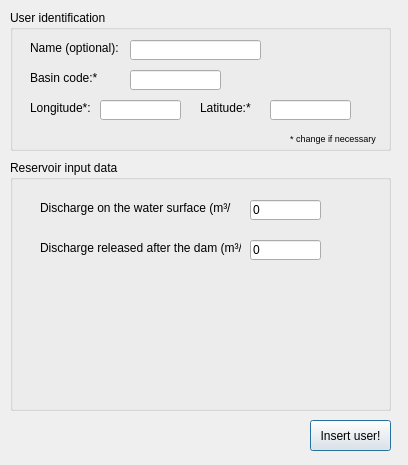
<?xml version="1.0" encoding="UTF-8"?>
<ui version="4.0">
 <class>Widget2</class>
 <widget class="QDialog" name="Widget2">
  <property name="geometry">
   <rect>
    <x>0</x>
    <y>0</y>
    <width>408</width>
    <height>465</height>
   </rect>
  </property>
  <property name="windowTitle">
   <string>Insert reservoir</string>
  </property>
  <widget class="QPushButton" name="psh_ins_res">
   <property name="geometry">
    <rect>
     <x>310</x>
     <y>420</y>
     <width>81</width>
     <height>31</height>
    </rect>
   </property>
   <property name="text">
    <string>Insert user!</string>
   </property>
  </widget>
  <widget class="QGroupBox" name="groupBox">
   <property name="geometry">
    <rect>
     <x>10</x>
     <y>10</y>
     <width>381</width>
     <height>141</height>
    </rect>
   </property>
   <property name="title">
    <string>User identification</string>
   </property>
   <widget class="QLabel" name="label">
    <property name="geometry">
     <rect>
      <x>20</x>
      <y>30</y>
      <width>91</width>
      <height>16</height>
     </rect>
    </property>
    <property name="text">
     <string>Name (optional):</string>
    </property>
   </widget>
   <widget class="QLineEdit" name="lin_name">
    <property name="geometry">
     <rect>
      <x>120</x>
      <y>30</y>
      <width>131</width>
      <height>20</height>
     </rect>
    </property>
   </widget>
   <widget class="QLabel" name="label_2">
    <property name="geometry">
     <rect>
      <x>20</x>
      <y>60</y>
      <width>91</width>
      <height>16</height>
     </rect>
    </property>
    <property name="text">
     <string>Basin code:*</string>
    </property>
   </widget>
   <widget class="QLineEdit" name="lin_codbas">
    <property name="geometry">
     <rect>
      <x>120</x>
      <y>60</y>
      <width>91</width>
      <height>20</height>
     </rect>
    </property>
   </widget>
   <widget class="QLabel" name="label_3">
    <property name="geometry">
     <rect>
      <x>280</x>
      <y>120</y>
      <width>91</width>
      <height>16</height>
     </rect>
    </property>
    <property name="font">
     <font>
      <pointsize>7</pointsize>
     </font>
    </property>
    <property name="text">
     <string>* change if necessary</string>
    </property>
   </widget>
   <widget class="QLabel" name="label_10">
    <property name="geometry">
     <rect>
      <x>20</x>
      <y>90</y>
      <width>71</width>
      <height>16</height>
     </rect>
    </property>
    <property name="text">
     <string>Longitude*:</string>
    </property>
   </widget>
   <widget class="QLabel" name="label_11">
    <property name="geometry">
     <rect>
      <x>190</x>
      <y>90</y>
      <width>61</width>
      <height>16</height>
     </rect>
    </property>
    <property name="text">
     <string>Latitude:*</string>
    </property>
   </widget>
   <widget class="QLineEdit" name="lin_long">
    <property name="geometry">
     <rect>
      <x>90</x>
      <y>90</y>
      <width>81</width>
      <height>20</height>
     </rect>
    </property>
   </widget>
   <widget class="QLineEdit" name="lin_lat">
    <property name="geometry">
     <rect>
      <x>260</x>
      <y>90</y>
      <width>81</width>
      <height>20</height>
     </rect>
    </property>
   </widget>
  </widget>
  <widget class="QGroupBox" name="groupBox_2">
   <property name="geometry">
    <rect>
     <x>10</x>
     <y>160</y>
     <width>381</width>
     <height>251</height>
    </rect>
   </property>
   <property name="title">
    <string>Reservoir input data</string>
   </property>
   <widget class="QLabel" name="label_4">
    <property name="geometry">
     <rect>
      <x>30</x>
      <y>40</y>
      <width>191</width>
      <height>16</height>
     </rect>
    </property>
    <property name="text">
     <string>Discharge on the water surface (m³/s):</string>
    </property>
   </widget>
   <widget class="QLineEdit" name="lin_qsubs_1">
    <property name="geometry">
     <rect>
      <x>240</x>
      <y>40</y>
      <width>71</width>
      <height>20</height>
     </rect>
    </property>
    <property name="text">
     <string>0</string>
    </property>
   </widget>
   <widget class="QLineEdit" name="lin_qrel_1">
    <property name="geometry">
     <rect>
      <x>240</x>
      <y>80</y>
      <width>71</width>
      <height>20</height>
     </rect>
    </property>
    <property name="text">
     <string>0</string>
    </property>
   </widget>
   <widget class="QLabel" name="label_5">
    <property name="geometry">
     <rect>
      <x>30</x>
      <y>80</y>
      <width>201</width>
      <height>16</height>
     </rect>
    </property>
    <property name="text">
     <string>Discharge released after the dam (m³/s):</string>
    </property>
   </widget>
  </widget>
 </widget>
 <resources/>
 <connections/>
</ui>
